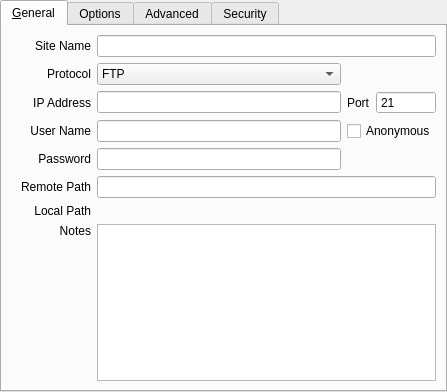
<ui version="4.0" >
 <class>Editor</class>
 <widget class="QWidget" name="Editor" >
  <property name="geometry" >
   <rect>
    <x>0</x>
    <y>0</y>
    <width>447</width>
    <height>392</height>
   </rect>
  </property>
  <layout class="QGridLayout" >
   <property name="margin" >
    <number>0</number>
   </property>
   <item row="0" column="0" >
    <widget class="QTabWidget" name="tabWidget" >
     <property name="currentIndex" >
      <number>0</number>
     </property>
     <widget class="QWidget" name="tab" >
      <attribute name="title" >
       <string>&amp;General</string>
      </attribute>
      <layout class="QVBoxLayout" >
       <item>
        <layout class="QGridLayout" >
         <item row="0" column="0" >
          <widget class="QLabel" name="label" >
           <property name="minimumSize" >
            <size>
             <width>80</width>
             <height>0</height>
            </size>
           </property>
           <property name="text" >
            <string>Site Name</string>
           </property>
           <property name="alignment" >
            <set>Qt::AlignRight|Qt::AlignTrailing|Qt::AlignVCenter</set>
           </property>
          </widget>
         </item>
         <item row="0" column="1" >
          <widget class="KLineEdit" name="siteName" >
           <property name="font" >
            <font>
             <weight>75</weight>
             <bold>true</bold>
            </font>
           </property>
          </widget>
         </item>
        </layout>
       </item>
       <item>
        <layout class="QGridLayout" >
         <item row="0" column="0" >
          <widget class="QLabel" name="label_6" >
           <property name="minimumSize" >
            <size>
             <width>80</width>
             <height>0</height>
            </size>
           </property>
           <property name="text" >
            <string>Protocol</string>
           </property>
           <property name="alignment" >
            <set>Qt::AlignRight|Qt::AlignTrailing|Qt::AlignVCenter</set>
           </property>
          </widget>
         </item>
         <item row="0" column="1" >
          <widget class="KComboBox" name="protocol" >
           <item>
            <property name="text" >
             <string>FTP</string>
            </property>
           </item>
           <item>
            <property name="text" >
             <string>SFTP (via SSH)</string>
            </property>
           </item>
          </widget>
         </item>
         <item row="1" column="0" >
          <widget class="QLabel" name="label_2" >
           <property name="minimumSize" >
            <size>
             <width>69</width>
             <height>0</height>
            </size>
           </property>
           <property name="text" >
            <string>IP Address</string>
           </property>
           <property name="alignment" >
            <set>Qt::AlignRight|Qt::AlignTrailing|Qt::AlignVCenter</set>
           </property>
          </widget>
         </item>
         <item row="1" column="1" >
          <widget class="KLineEdit" name="ipAddress" />
         </item>
         <item row="1" column="2" >
          <layout class="QHBoxLayout" >
           <item>
            <widget class="QLabel" name="label_4" >
             <property name="sizePolicy" >
              <sizepolicy vsizetype="Preferred" hsizetype="Fixed" >
               <horstretch>0</horstretch>
               <verstretch>0</verstretch>
              </sizepolicy>
             </property>
             <property name="text" >
              <string>Port</string>
             </property>
            </widget>
           </item>
           <item>
            <widget class="QSpinBox" name="port" >
             <property name="buttonSymbols" >
              <enum>QAbstractSpinBox::NoButtons</enum>
             </property>
             <property name="minimum" >
              <number>1</number>
             </property>
             <property name="maximum" >
              <number>65565</number>
             </property>
             <property name="value" >
              <number>21</number>
             </property>
            </widget>
           </item>
          </layout>
         </item>
         <item row="2" column="0" >
          <widget class="QLabel" name="label_3" >
           <property name="text" >
            <string>User Name</string>
           </property>
           <property name="alignment" >
            <set>Qt::AlignRight|Qt::AlignTrailing|Qt::AlignVCenter</set>
           </property>
          </widget>
         </item>
         <item row="2" column="1" >
          <widget class="KLineEdit" name="userName" />
         </item>
         <item row="2" column="2" >
          <widget class="QCheckBox" name="anonymous" >
           <property name="text" >
            <string>Anonymous</string>
           </property>
          </widget>
         </item>
         <item row="3" column="0" >
          <widget class="QLabel" name="label_5" >
           <property name="text" >
            <string>Password</string>
           </property>
           <property name="alignment" >
            <set>Qt::AlignRight|Qt::AlignTrailing|Qt::AlignVCenter</set>
           </property>
          </widget>
         </item>
         <item row="3" column="1" >
          <widget class="KLineEdit" name="password" >
           <property name="passwordMode" >
            <bool>true</bool>
           </property>
          </widget>
         </item>
        </layout>
       </item>
       <item>
        <layout class="QGridLayout" >
         <item row="0" column="0" >
          <widget class="QLabel" name="label_7" >
           <property name="minimumSize" >
            <size>
             <width>80</width>
             <height>0</height>
            </size>
           </property>
           <property name="text" >
            <string>Remote Path</string>
           </property>
           <property name="alignment" >
            <set>Qt::AlignRight|Qt::AlignTrailing|Qt::AlignVCenter</set>
           </property>
          </widget>
         </item>
         <item row="0" column="1" >
          <widget class="KLineEdit" name="remotePath" />
         </item>
         <item row="1" column="0" >
          <widget class="QLabel" name="label_8" >
           <property name="text" >
            <string>Local Path</string>
           </property>
           <property name="alignment" >
            <set>Qt::AlignRight|Qt::AlignTrailing|Qt::AlignVCenter</set>
           </property>
          </widget>
         </item>
         <item row="1" column="1" >
          <widget class="KUrlRequester" name="localPath" />
         </item>
         <item row="2" column="0" >
          <layout class="QVBoxLayout" >
           <item>
            <widget class="QLabel" name="label_9" >
             <property name="text" >
              <string>Notes</string>
             </property>
             <property name="alignment" >
              <set>Qt::AlignRight|Qt::AlignTrailing|Qt::AlignVCenter</set>
             </property>
            </widget>
           </item>
           <item>
            <spacer>
             <property name="orientation" >
              <enum>Qt::Vertical</enum>
             </property>
             <property name="sizeHint" stdset="0" >
              <size>
               <width>20</width>
               <height>40</height>
              </size>
             </property>
            </spacer>
           </item>
          </layout>
         </item>
         <item row="2" column="1" >
          <widget class="QTextEdit" name="notes" />
         </item>
        </layout>
       </item>
       <item>
        <spacer>
         <property name="orientation" >
          <enum>Qt::Vertical</enum>
         </property>
         <property name="sizeHint" stdset="0" >
          <size>
           <width>20</width>
           <height>0</height>
          </size>
         </property>
        </spacer>
       </item>
      </layout>
     </widget>
     <widget class="QWidget" name="tab_2" >
      <attribute name="title" >
       <string>Options</string>
      </attribute>
      <layout class="QVBoxLayout" >
       <property name="spacing" >
        <number>5</number>
       </property>
       <item>
        <widget class="QCheckBox" name="disableExtendedPassive" >
         <property name="text" >
          <string>Disable use of extended passive mode</string>
         </property>
        </widget>
       </item>
       <item>
        <widget class="QCheckBox" name="disablePassive" >
         <property name="text" >
          <string>Disable use of passive mode</string>
         </property>
        </widget>
       </item>
       <item>
        <widget class="QCheckBox" name="useSiteIp" >
         <property name="text" >
          <string>Use site IP for passive mode connections</string>
         </property>
        </widget>
       </item>
       <item>
        <widget class="QCheckBox" name="disablePresetIp" >
         <property name="text" >
          <string>Disable pre-set active mode IP for this site</string>
         </property>
        </widget>
       </item>
       <item>
        <widget class="QCheckBox" name="useStat" >
         <property name="text" >
          <string>Use faster directory listing via STAT</string>
         </property>
        </widget>
       </item>
       <item>
        <widget class="QCheckBox" name="disableThreads" >
         <property name="text" >
          <string>Do not use multiple transfer threads for this site</string>
         </property>
        </widget>
       </item>
       <item>
        <spacer>
         <property name="orientation" >
          <enum>Qt::Vertical</enum>
         </property>
         <property name="sizeHint" stdset="0" >
          <size>
           <width>20</width>
           <height>40</height>
          </size>
         </property>
        </spacer>
       </item>
      </layout>
     </widget>
     <widget class="QWidget" name="tab_3" >
      <attribute name="title" >
       <string>Advanced</string>
      </attribute>
      <layout class="QVBoxLayout" >
       <item>
        <layout class="QGridLayout" >
         <item row="0" column="0" >
          <widget class="QLabel" name="label_10" >
           <property name="text" >
            <string>Server Encoding</string>
           </property>
           <property name="alignment" >
            <set>Qt::AlignRight|Qt::AlignTrailing|Qt::AlignVCenter</set>
           </property>
          </widget>
         </item>
         <item row="0" column="1" >
          <widget class="KComboBox" name="encoding" >
           <property name="sizePolicy" >
            <sizepolicy vsizetype="Fixed" hsizetype="Expanding" >
             <horstretch>0</horstretch>
             <verstretch>0</verstretch>
            </sizepolicy>
           </property>
          </widget>
         </item>
         <item row="1" column="0" >
          <layout class="QVBoxLayout" >
           <item>
            <widget class="QLabel" name="label_11" >
             <property name="text" >
              <string>Retries</string>
             </property>
             <property name="alignment" >
              <set>Qt::AlignRight|Qt::AlignTrailing|Qt::AlignVCenter</set>
             </property>
            </widget>
           </item>
           <item>
            <spacer>
             <property name="orientation" >
              <enum>Qt::Vertical</enum>
             </property>
             <property name="sizeHint" stdset="0" >
              <size>
               <width>20</width>
               <height>0</height>
              </size>
             </property>
            </spacer>
           </item>
          </layout>
         </item>
         <item row="1" column="1" >
          <widget class="QGroupBox" name="retry" >
           <property name="sizePolicy" >
            <sizepolicy vsizetype="Fixed" hsizetype="Preferred" >
             <horstretch>0</horstretch>
             <verstretch>0</verstretch>
            </sizepolicy>
           </property>
           <property name="title" >
            <string>Retry to connect on failure</string>
           </property>
           <property name="flat" >
            <bool>true</bool>
           </property>
           <property name="checkable" >
            <bool>true</bool>
           </property>
           <property name="checked" >
            <bool>false</bool>
           </property>
           <layout class="QGridLayout" >
            <item row="0" column="0" colspan="2" >
             <widget class="QLabel" name="label_12" >
              <property name="text" >
               <string>Retry delay</string>
              </property>
             </widget>
            </item>
            <item row="0" column="2" >
             <widget class="QSpinBox" name="retryDelay" >
              <property name="sizePolicy" >
               <sizepolicy vsizetype="Fixed" hsizetype="Fixed" >
                <horstretch>0</horstretch>
                <verstretch>0</verstretch>
               </sizepolicy>
              </property>
              <property name="minimumSize" >
               <size>
                <width>55</width>
                <height>0</height>
               </size>
              </property>
              <property name="minimum" >
               <number>10</number>
              </property>
              <property name="maximum" >
               <number>9999</number>
              </property>
              <property name="value" >
               <number>60</number>
              </property>
             </widget>
            </item>
            <item rowspan="2" row="1" column="0" colspan="2" >
             <widget class="QLabel" name="label_13" >
              <property name="text" >
               <string>Number of retries (0 = infinite)</string>
              </property>
             </widget>
            </item>
            <item rowspan="2" row="1" column="2" >
             <widget class="QSpinBox" name="retryCount" >
              <property name="sizePolicy" >
               <sizepolicy vsizetype="Fixed" hsizetype="Fixed" >
                <horstretch>0</horstretch>
                <verstretch>0</verstretch>
               </sizepolicy>
              </property>
              <property name="minimumSize" >
               <size>
                <width>55</width>
                <height>0</height>
               </size>
              </property>
              <property name="value" >
               <number>10</number>
              </property>
             </widget>
            </item>
           </layout>
          </widget>
         </item>
         <item row="2" column="0" >
          <layout class="QVBoxLayout" >
           <item>
            <widget class="QLabel" name="label_14" >
             <property name="text" >
              <string>Keepalive</string>
             </property>
             <property name="alignment" >
              <set>Qt::AlignRight|Qt::AlignTrailing|Qt::AlignVCenter</set>
             </property>
            </widget>
           </item>
           <item>
            <spacer>
             <property name="orientation" >
              <enum>Qt::Vertical</enum>
             </property>
             <property name="sizeHint" stdset="0" >
              <size>
               <width>20</width>
               <height>40</height>
              </size>
             </property>
            </spacer>
           </item>
          </layout>
         </item>
         <item row="2" column="1" >
          <widget class="QGroupBox" name="keepalive" >
           <property name="sizePolicy" >
            <sizepolicy vsizetype="Fixed" hsizetype="Preferred" >
             <horstretch>0</horstretch>
             <verstretch>0</verstretch>
            </sizepolicy>
           </property>
           <property name="title" >
            <string>Use keepalive to keep the connection open</string>
           </property>
           <property name="flat" >
            <bool>true</bool>
           </property>
           <property name="checkable" >
            <bool>true</bool>
           </property>
           <property name="checked" >
            <bool>false</bool>
           </property>
           <layout class="QGridLayout" >
            <item row="0" column="0" >
             <widget class="QLabel" name="label_15" >
              <property name="text" >
               <string>Frequency (seconds)</string>
              </property>
             </widget>
            </item>
            <item row="0" column="1" >
             <widget class="QSpinBox" name="keepaliveFrequency" >
              <property name="sizePolicy" >
               <sizepolicy vsizetype="Fixed" hsizetype="Fixed" >
                <horstretch>0</horstretch>
                <verstretch>0</verstretch>
               </sizepolicy>
              </property>
              <property name="minimumSize" >
               <size>
                <width>55</width>
                <height>0</height>
               </size>
              </property>
              <property name="minimum" >
               <number>30</number>
              </property>
              <property name="maximum" >
               <number>600</number>
              </property>
             </widget>
            </item>
           </layout>
          </widget>
         </item>
        </layout>
       </item>
       <item>
        <spacer>
         <property name="orientation" >
          <enum>Qt::Vertical</enum>
         </property>
         <property name="sizeHint" stdset="0" >
          <size>
           <width>20</width>
           <height>40</height>
          </size>
         </property>
        </spacer>
       </item>
      </layout>
     </widget>
     <widget class="QWidget" name="tab_4" >
      <attribute name="title" >
       <string>Security</string>
      </attribute>
      <layout class="QGridLayout" >
       <item row="0" column="0" >
        <widget class="QStackedWidget" name="securityStack" >
         <property name="currentIndex" >
          <number>0</number>
         </property>
         <widget class="QWidget" name="page" >
          <layout class="QGridLayout" >
           <item row="0" column="1" >
            <spacer>
             <property name="orientation" >
              <enum>Qt::Vertical</enum>
             </property>
             <property name="sizeHint" stdset="0" >
              <size>
               <width>20</width>
               <height>40</height>
              </size>
             </property>
            </spacer>
           </item>
           <item row="1" column="0" >
            <spacer>
             <property name="orientation" >
              <enum>Qt::Horizontal</enum>
             </property>
             <property name="sizeHint" stdset="0" >
              <size>
               <width>40</width>
               <height>20</height>
              </size>
             </property>
            </spacer>
           </item>
           <item row="1" column="1" >
            <widget class="QLabel" name="label_16" >
             <property name="minimumSize" >
              <size>
               <width>312</width>
               <height>0</height>
              </size>
             </property>
             <property name="text" >
              <string>&lt;i>The protocol currently selected for this site does not support any security configuration options.&lt;/i></string>
             </property>
             <property name="wordWrap" >
              <bool>true</bool>
             </property>
            </widget>
           </item>
           <item row="1" column="2" >
            <spacer>
             <property name="orientation" >
              <enum>Qt::Horizontal</enum>
             </property>
             <property name="sizeHint" stdset="0" >
              <size>
               <width>40</width>
               <height>20</height>
              </size>
             </property>
            </spacer>
           </item>
           <item row="2" column="1" >
            <spacer>
             <property name="orientation" >
              <enum>Qt::Vertical</enum>
             </property>
             <property name="sizeHint" stdset="0" >
              <size>
               <width>20</width>
               <height>40</height>
              </size>
             </property>
            </spacer>
           </item>
          </layout>
         </widget>
         <widget class="QWidget" name="page_2" >
          <layout class="QGridLayout" >
           <item row="0" column="0" >
            <widget class="QLabel" name="label_20" >
             <property name="text" >
              <string>SSL Negotiation Type</string>
             </property>
             <property name="alignment" >
              <set>Qt::AlignRight|Qt::AlignTrailing|Qt::AlignVCenter</set>
             </property>
            </widget>
           </item>
           <item row="0" column="1" >
            <widget class="QComboBox" name="sslNegotiationType" >
             <item>
              <property name="text" >
               <string>None (plain FTP)</string>
              </property>
             </item>
             <item>
              <property name="text" >
               <string>AUTH TLS</string>
              </property>
             </item>
             <item>
              <property name="text" >
               <string>Implicit SSL</string>
              </property>
             </item>
            </widget>
           </item>
           <item row="1" column="0" >
            <widget class="QLabel" name="label_21" >
             <property name="text" >
              <string>Data Protection</string>
             </property>
             <property name="alignment" >
              <set>Qt::AlignRight|Qt::AlignTrailing|Qt::AlignVCenter</set>
             </property>
            </widget>
           </item>
           <item row="1" column="1" >
            <widget class="QComboBox" name="sslProtMode" >
             <item>
              <property name="text" >
               <string>Always encrypt the data channel</string>
              </property>
             </item>
             <item>
              <property name="text" >
               <string>Encrypt only directory listings</string>
              </property>
             </item>
             <item>
              <property name="text" >
               <string>Do not encrypt the data channel</string>
              </property>
             </item>
            </widget>
           </item>
           <item row="2" column="0" colspan="2" >
            <widget class="QGroupBox" name="sslClientCert" >
             <property name="title" >
              <string>Use client SSL certificate for authentication</string>
             </property>
             <property name="flat" >
              <bool>true</bool>
             </property>
             <property name="checkable" >
              <bool>true</bool>
             </property>
             <property name="checked" >
              <bool>false</bool>
             </property>
             <layout class="QGridLayout" >
              <item row="0" column="0" >
               <widget class="QLabel" name="label_17" >
                <property name="text" >
                 <string>Certificate</string>
                </property>
               </widget>
              </item>
              <item row="0" column="1" >
               <widget class="KUrlRequester" name="sslCertPath" />
              </item>
              <item row="1" column="0" >
               <widget class="QLabel" name="label_19" >
                <property name="text" >
                 <string>Key file</string>
                </property>
               </widget>
              </item>
              <item row="1" column="1" >
               <widget class="KUrlRequester" name="sslKeyPath" />
              </item>
             </layout>
            </widget>
           </item>
           <item row="3" column="0" colspan="2" >
            <spacer>
             <property name="orientation" >
              <enum>Qt::Vertical</enum>
             </property>
             <property name="sizeHint" stdset="0" >
              <size>
               <width>20</width>
               <height>40</height>
              </size>
             </property>
            </spacer>
           </item>
          </layout>
         </widget>
         <widget class="QWidget" name="page_3" >
          <layout class="QVBoxLayout" >
           <item>
            <widget class="QGroupBox" name="sshPubkey" >
             <property name="title" >
              <string>Use public-key authentication</string>
             </property>
             <property name="flat" >
              <bool>true</bool>
             </property>
             <property name="checkable" >
              <bool>true</bool>
             </property>
             <property name="checked" >
              <bool>false</bool>
             </property>
             <layout class="QGridLayout" >
              <item row="0" column="0" >
               <widget class="QLabel" name="label_18" >
                <property name="text" >
                 <string>Public Key</string>
                </property>
               </widget>
              </item>
              <item row="0" column="1" >
               <widget class="KUrlRequester" name="sshPublicKey" />
              </item>
              <item row="1" column="0" >
               <widget class="QLabel" name="label_22" >
                <property name="text" >
                 <string>Private Key</string>
                </property>
               </widget>
              </item>
              <item row="1" column="1" >
               <widget class="KUrlRequester" name="sshPrivateKey" />
              </item>
             </layout>
            </widget>
           </item>
           <item>
            <spacer>
             <property name="orientation" >
              <enum>Qt::Vertical</enum>
             </property>
             <property name="sizeHint" stdset="0" >
              <size>
               <width>407</width>
               <height>181</height>
              </size>
             </property>
            </spacer>
           </item>
          </layout>
         </widget>
        </widget>
       </item>
      </layout>
     </widget>
    </widget>
   </item>
  </layout>
 </widget>
 <customwidgets>
  <customwidget>
   <class>KComboBox</class>
   <extends>QComboBox</extends>
   <header>kcombobox.h</header>
  </customwidget>
  <customwidget>
   <class>KLineEdit</class>
   <extends>QLineEdit</extends>
   <header>klineedit.h</header>
  </customwidget>
  <customwidget>
   <class>KUrlRequester</class>
   <extends>QFrame</extends>
   <header>kurlrequester.h</header>
   <container>1</container>
  </customwidget>
 </customwidgets>
 <resources/>
 <connections>
  <connection>
   <sender>anonymous</sender>
   <signal>toggled(bool)</signal>
   <receiver>password</receiver>
   <slot>setDisabled(bool)</slot>
   <hints>
    <hint type="sourcelabel" >
     <x>392</x>
     <y>139</y>
    </hint>
    <hint type="destinationlabel" >
     <x>316</x>
     <y>165</y>
    </hint>
   </hints>
  </connection>
  <connection>
   <sender>anonymous</sender>
   <signal>toggled(bool)</signal>
   <receiver>userName</receiver>
   <slot>setDisabled(bool)</slot>
   <hints>
    <hint type="sourcelabel" >
     <x>365</x>
     <y>137</y>
    </hint>
    <hint type="destinationlabel" >
     <x>311</x>
     <y>139</y>
    </hint>
   </hints>
  </connection>
 </connections>
</ui>
